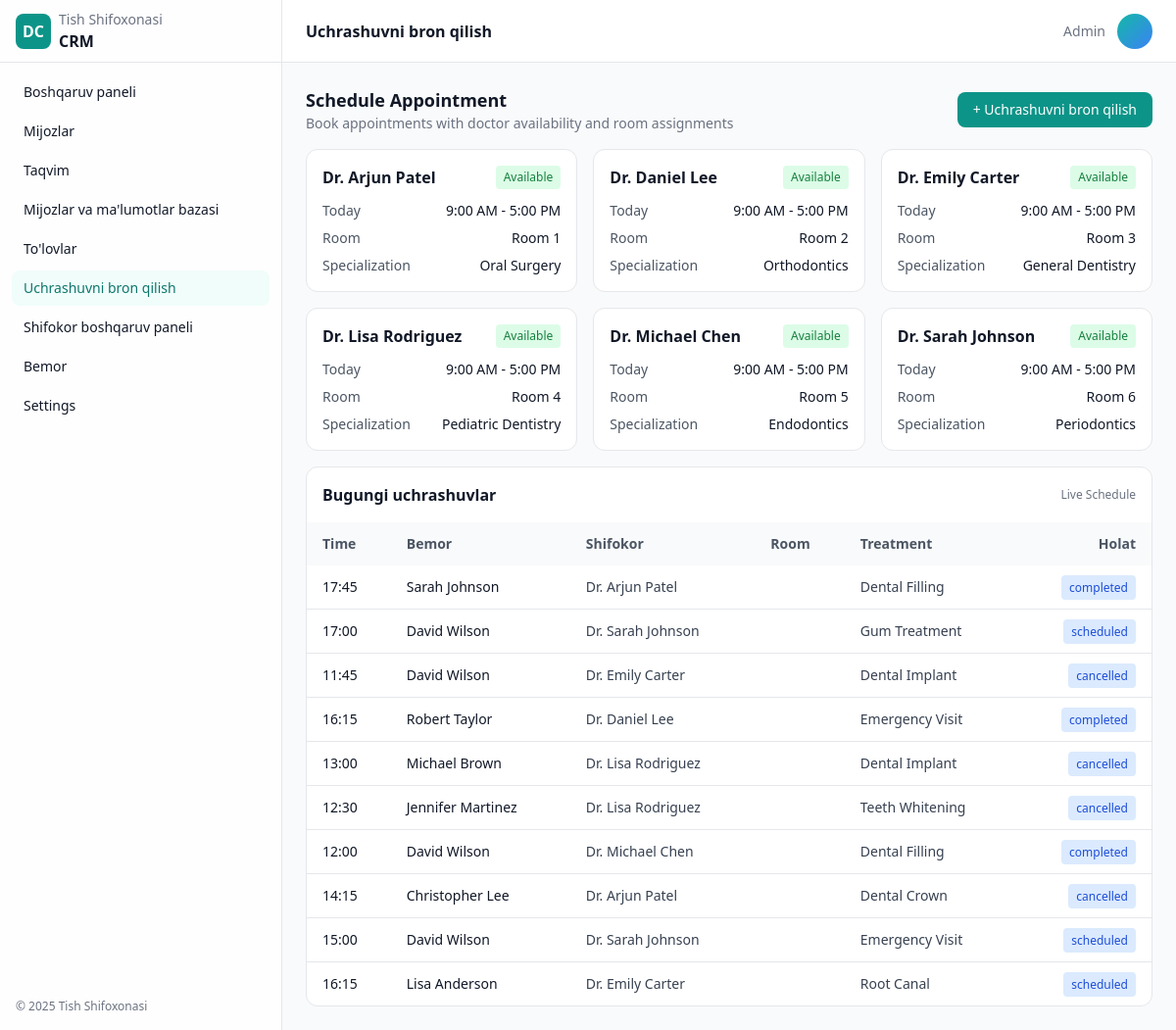
Before: /calendar/book/ with the older database file.
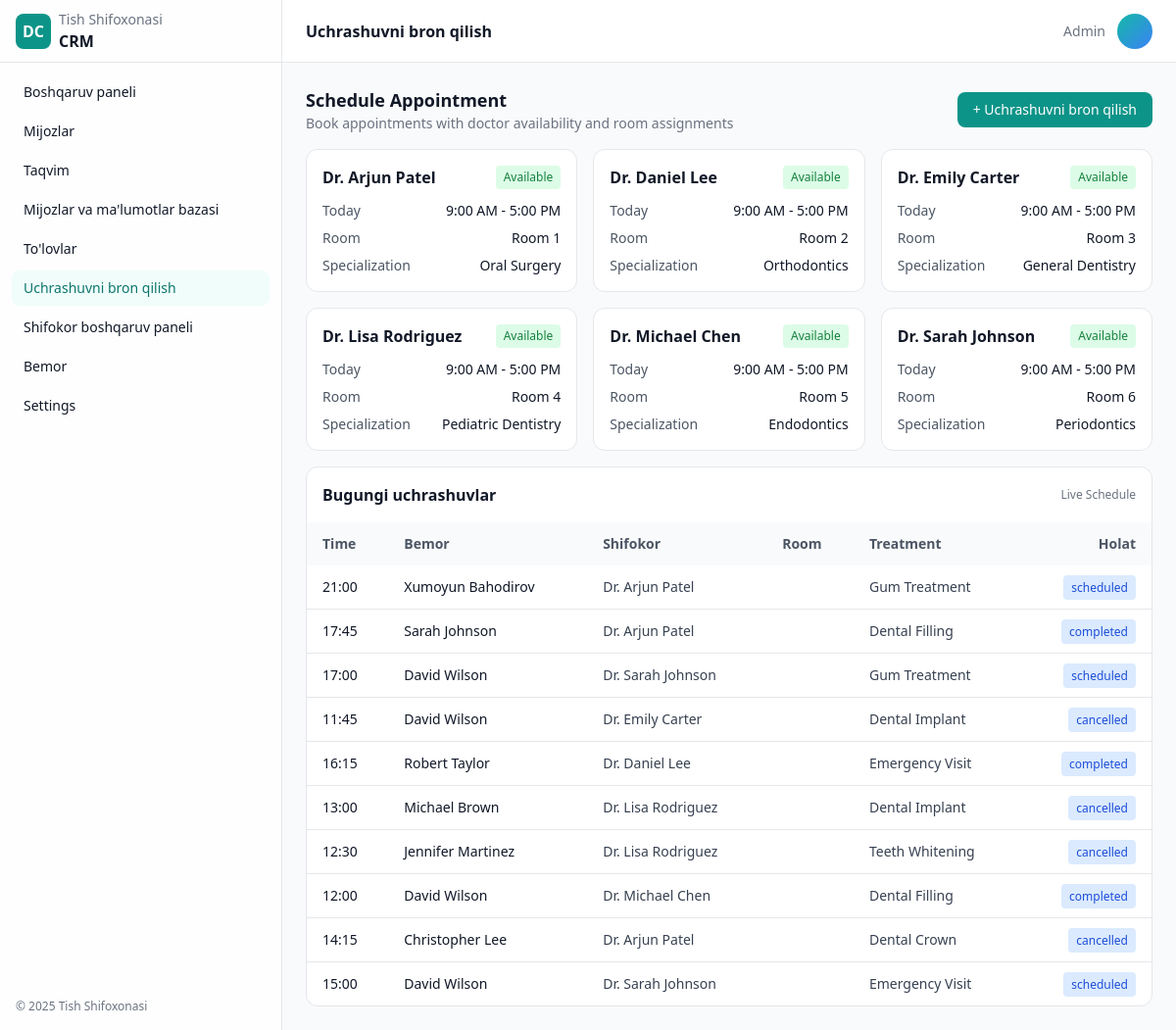
After: the same page with the newer database file.
### settings/models.py (models this page shows, shortened)
class Doctor(models.Model):
    name = models.CharField(max_length=100, verbose_name=_("Doctor Name"))
    specialization = models.CharField(max_length=100, verbose_name=_("Specialization"))
    phone = models.CharField(max_length=20, blank=True, verbose_name=_("Phone"))
    email = models.EmailField(blank=True, verbose_name=_("Email"))
    is_active = models.BooleanField(default=True, verbose_name=_("Active"))
    created_at = models.DateTimeField(auto_now_add=True)
    updated_at = models.DateTimeField(auto_now=True)
    class Meta:
        verbose_name = _("Doctor")
        verbose_name_plural = _("Doctors")
        ordering = ['name']

class Treatment(models.Model):
    name = models.CharField(max_length=100, verbose_name=_("Treatment Name"))
    description = models.TextField(blank=True, verbose_name=_("Description"))
    price = models.DecimalField(max_digits=10, decimal_places=2, verbose_name=_("Price"))
    duration_minutes = models.PositiveIntegerField(verbose_name=_("Duration (minutes)"))
    is_active = models.BooleanField(default=True, verbose_name=_("Active"))
    created_at = models.DateTimeField(auto_now_add=True)
    updated_at = models.DateTimeField(auto_now=True)
    class Meta:
        verbose_name = _("Treatment")
        verbose_name_plural = _("Treatments")
        ordering = ['name']

### appointments/models.py (models this page shows, shortened)
class Appointment(models.Model):
    STATUS_CHOICES = [
        ('scheduled', 'Scheduled'),
        ('completed', 'Completed'),
        ('cancelled', 'Cancelled'),
    ]
    patient = models.ForeignKey(Patient, on_delete=models.CASCADE, related_name='appointments')
    doctor = models.ForeignKey(Doctor, on_delete=models.CASCADE, related_name='appointments', null=True, blank=True)
    doctor_user = models.ForeignKey(get_user_model(), null=True, blank=True, on_delete=models.SET_NULL, related_name='doctor_appointments')
    treatment = models.ForeignKey(Treatment, on_delete=models.CASCADE, related_name='appointments', null=True, blank=True)
    doctor_name = models.CharField(max_length=255, blank=True)
    service = models.CharField(max_length=255, blank=True)
    date = models.DateField()
    time = models.TimeField()
    status = models.CharField(max_length=20, choices=STATUS_CHOICES, default='scheduled')
    price = models.DecimalField(max_digits=10, decimal_places=2, default=0)
    notes = models.TextField(blank=True)

### patients/models.py (models this page shows, shortened)
class Patient(models.Model):
    full_name = models.CharField(max_length=255)
    phone = models.CharField(max_length=32)
    email = models.EmailField(blank=True)
    birth_date = models.DateField(null=True, blank=True)
    address = models.CharField(max_length=255, blank=True)
    notes = models.TextField(blank=True)

### appointments/views.py (the view)
# urls.py: path('book/', views.book_page, name='book_page'),
def book_page(request):
    doctors = Doctor.objects.filter(is_active=True).order_by('name')
    treatments = Treatment.objects.filter(is_active=True).order_by('name')
    appointments = Appointment.objects.all().order_by('-date', '-time')[:10]  # Recent appointments
    patients = Patient.objects.all().order_by("-id")[:10]
    context = {
        'doctors': doctors,
        'treatments': treatments,
        'appointments': appointments,
        'patients':patients
    }
    return render(request, 'book.html', context)

### dentalcrm/templatetags/translation_tags.py (called while the page is built)
@register.simple_tag(takes_context=True)
def trans(context, text):
    current_language = context['request'].session.get('django_language', 'uz')
    return get_translation(text, current_language)

### dentalcrm/translations.py (called while the page is built)
def get_translation(text, language='uz'):
    if language in TRANSLATIONS and text in TRANSLATIONS[language]:
        return TRANSLATIONS[language][text]
    return text

### templates/book.html (shortened to what the changed rows need)
{% extends 'base.html' %}
{% load translation_tags %}
{% block content %}
<div class="min-h-screen flex">
  <div class="flex-1 flex flex-col min-w-0">
    <main class="p-4 md:p-6 space-y-4">
      <div class="flex flex-col sm:flex-row sm:items-center sm:justify-between gap-3">
        <div>
          <h1 class="text-lg font-semibold">{% trans "Schedule Appointment" %}</h1>
        </div>
      </div>
      <div class="grid grid-cols-1 lg:grid-cols-3 gap-4">
        {% for doctor in doctors %}
        <div class="bg-white dark:bg-gray-950 border border-gray-200 dark:border-gray-800 rounded-xl p-4">
          <div class="flex items-center justify-between mb-3">
            <h3 class="font-semibold text-gray-900 dark:text-white">{{ doctor.name }}</h3>
            <span class="text-xs px-2 py-1 rounded bg-green-100 text-green-700 dark:bg-green-900/30 dark:text-green-300">{% trans "Available" %}</span>
          </div>
          <div class="space-y-2 text-sm">
            <div class="flex justify-between">
              <span class="text-gray-600 dark:text-gray-400">{% trans "Today" %}</span>
              <span class="text-gray-900 dark:text-white">9:00 AM - 5:00 PM</span>
            </div>
            <div class="flex justify-between">
              <span class="text-gray-600 dark:text-gray-400">{% trans "Room" %}</span>
              <span class="text-gray-900 dark:text-white">{% trans "Room" %} {{ forloop.counter }}</span>
            </div>
            <div class="flex justify-between">
              <span class="text-gray-600 dark:text-gray-400">{% trans "Specialization" %}</span>
              <span class="text-gray-900 dark:text-white">{{ doctor.specialization }}</span>
            </div>
          </div>
        </div>
        {% empty %}
        <div class="col-span-3 text-center py-8 text-gray-500 dark:text-gray-400">
          {% trans "No doctors available. Please add doctors in settings." %}
        </div>
        {% endfor %}
      </div>
      <div class="bg-white dark:bg-gray-950 border border-gray-200 dark:border-gray-800 rounded-xl overflow-hidden">
        <div class="p-4 flex items-center justify-between">
          <h2 class="font-semibold text-gray-900 dark:text-white">{% trans "Today's Appointments" %}</h2>
        </div>
        <div class="overflow-x-auto">
          <table class="min-w-full text-sm">
            <thead class="bg-gray-50 dark:bg-gray-900/60 text-gray-600 dark:text-gray-300">
              <tr>
                <th class="text-left px-4 py-3">{% trans "Time" %}</th>
                <th class="text-left px-4 py-3">{% trans "Patient" %}</th>
                <th class="text-left px-4 py-3">{% trans "Doctor" %}</th>
                <th class="text-left px-4 py-3">{% trans "Room" %}</th>
                <th class="text-left px-4 py-3">{% trans "Treatment" %}</th>
                <th class="text-right px-4 py-3">{% trans "Status" %}</th>
              </tr>
            </thead>
            <tbody class="divide-y divide-gray-200 dark:divide-gray-800">
              {% for appointment in appointments %}
              <tr>
                <td class="px-4 py-3 text-gray-900 dark:text-white font-medium">{{appointment.time}}  </td>
                <td class="px-4 py-3 text-gray-900 dark:text-white">{{appointment.patient.full_name}}</td>
                <td class="px-4 py-3 text-gray-700 dark:text-gray-300">{{appointment.doctor.name}}</td>
                <td class="px-4 py-3 text-gray-700 dark:text-gray-300">{{appointment.room}}</td>
                <td class="px-4 py-3 text-gray-700 dark:text-gray-300">{{appointment.treatment.name}}</td>
                <td class="px-4 py-3 text-right"><span class="text-xs px-2 py-1 rounded bg-blue-100 text-blue-700 dark:bg-blue-900/30 dark:text-blue-300">{{appointment.status}}</span></td>
              </tr>
              {% empty %}
              <h4 class="text-center">{% trans "No appointments scheduled for today" %}</h4>
              {% endfor %}
            </tbody>
          </table>
        </div>
      </div>
    </main>
  </div>
</div>
{% endblock %}

Changed rows visible on the page:
no longer on this page (row unchanged): Appointment: time "16:15", patient.full_name "Lisa Anderson", doctor.name "Dr. Emily Carter", treatment.name "Root Canal", status "scheduled"
added Appointment: time "21:00", patient.full_name "Xumoyun Bahodirov", doctor.name "Dr. Arjun Patel", treatment.name "Gum Treatment", status "scheduled"
